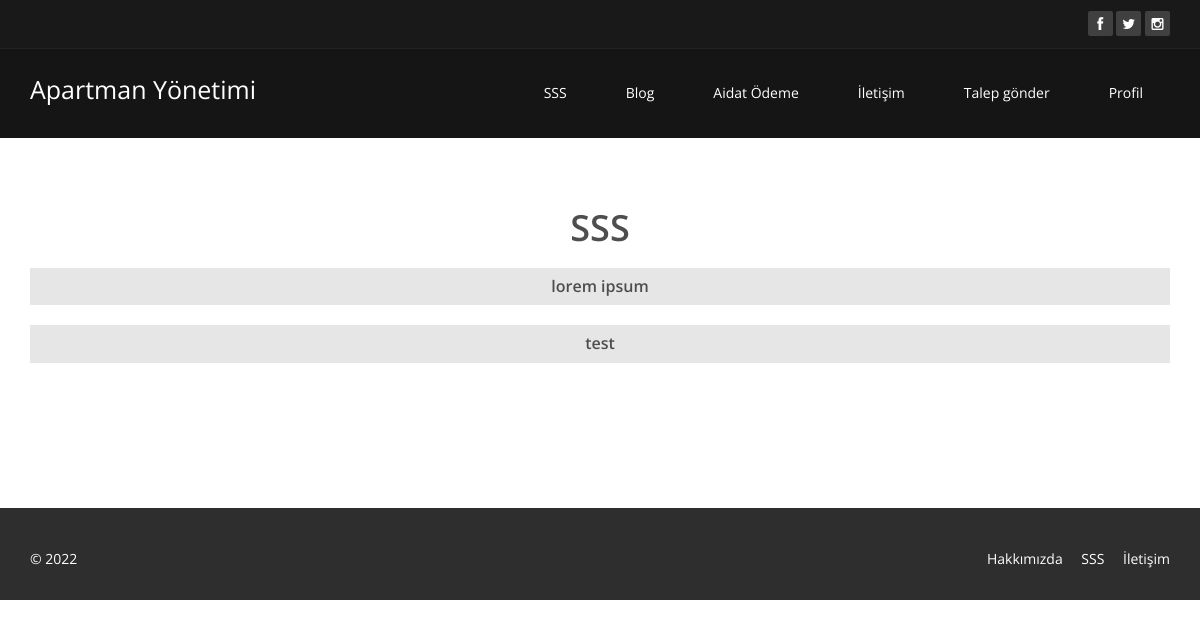
Screenshot of /faq/ with the database file from the repository.
### core/models.py (models this page shows, shortened)
class Setting(models.Model):
    id = models.UUIDField(primary_key=True,default=uuid.uuid4)
    title = models.CharField(max_length=20)
    keywords = models.CharField(max_length=100,null=True)
    description = models.TextField(null=True)
    company = models.CharField(max_length=20)
    address = models.CharField(max_length=20)
    phone = models.CharField(max_length=20)
    fax = models.CharField(max_length=20)
    email = models.CharField(max_length=20)
    facebook = models.CharField(max_length=50)
    instagram = models.CharField(max_length=50)
    twitter = models.CharField(max_length=50)
    aboutus = 'about-us'
    contact = 'contact'
    references = 'references'
    status = models.BooleanField(default=True)

class Faq(models.Model):
    id = models.UUIDField(primary_key=True,default=uuid.uuid4)
    question = models.TextField()
    answer = models.TextField()
    status = models.BooleanField()
    created_at = models.DateTimeField(default=datetime.now)
    updated_at = models.DateTimeField(default=datetime.now)

### core/views.py (the view)
# urls.py: path('faq/',views.faq, name='faq'),
def faq(request):
    faqs = Faq.objects.all()
    return render(request,'faq.html',{'faqs':faqs,'setting' :setting})

### templates/faq.html (shortened to what this page needs)
{% load static %}
<!DOCTYPE html>
<html lang="en">
<head>
	<link rel="stylesheet" href="https://maxcdn.bootstrapcdn.com/bootstrap/3.4.1/css/bootstrap.min.css">
	<link href="{% static 'css/bootstrap.min.css' %}" rel="stylesheet">
	<link href="{% static 'css/font-awesome.min.css' %}" rel="stylesheet">
	<link href="{% static 'css/animate.min.css' %}" rel="stylesheet">
	<link href="{% static 'css/prettyPhoto.css' %}" rel="stylesheet">
	<link href="{% static 'css/main.css' %}" rel="stylesheet">
	<link href="{% static 'css/responsive.css' %}" rel="stylesheet">
</head>
<body>
		{% include 'menu.html' %}
		{% block content %}
    <section id="about-us">
        <div class="container">
			<div class="center wow fadeInDown">
				<h2>SSS</h2>
				<div id="faq" role="tablist" aria-multiselectable="false">
					{% for faq in faqs %}
					<div class="panel panel-default">
						<div class="panel-heading" role="tab" id="{{faq.id}}]">
							<h5 class="panel-title">
								<a data-toggle="collapse" data-parent="#faq" href="#{{faq.id}}" aria-expanded="false"
									aria-controls="{{faq.question}}">
									{{faq.question}}
								</a>
							</h5>
						</div>
					</div>
				</div>
				{% endfor %}
			</div>
    </section>
{% include 'footer.html' %}
</body>
</html>
{% endblock %}

### templates/menu.html (shortened to what this page needs)
{% load static %}
<!DOCTYPE html>
<html lang="en">
<head>
    <link rel="stylesheet" href="https://maxcdn.bootstrapcdn.com/bootstrap/3.4.1/css/bootstrap.min.css">
    <link href="{% static 'css/bootstrap.min.css' %}" rel="stylesheet">
    <link href="{% static 'css/font-awesome.min.css' %}" rel="stylesheet">
    <link href="{% static 'css/animate.min.css' %}" rel="stylesheet">
    <link href="{% static 'css/prettyPhoto.css' %}" rel="stylesheet">
    <link href="{% static 'css/main.css' %}" rel="stylesheet">
    <link href="{% static 'css/responsive.css' %}" rel="stylesheet">
</head>
<body>
        <header id="header">
            <div class="top-bar">
                <div class="container">
                    <div class="row">
                        <div class="col-sm-6 col-xs-4">
                        </div>
                        <div class="col-sm-6 col-xs-8">
                            <div class="social">
                                <ul class="social-share">
                                    <li><a href="{{setting.facebook}}"><i class="fa fa-facebook"></i></a></li>
                                    <li><a href="{{setting.twitter}}"><i class="fa fa-twitter"></i></a></li>
                                    <li><a href="{{setting.instagram}}"><i class="fa fa-instagram"></i></a></li>
                                </ul>
                            </div>
                        </div>
                    </div>
                </div>
            </div>
            <nav class="navbar navbar-inverse" role="banner">
                <div class="container">
                    <div class="navbar-header">
                        <a class="navbar-brand" style="font-size:25px" href="/">{{setting.title}}</a>
                    </div>
                    <div class="collapse navbar-collapse navbar-right">
                        <ul class="nav navbar-nav">
                            <li><a href="{% url 'faq' %}">SSS</a></li>
                            <li><a href="{% url 'blog' %}">Blog</a></li>
                            <li><a href="{% url 'payment' %}">Aidat Ödeme</a></li>
                            <li><a href="{% url 'contact' %}">İletişim</a></li>
                            <li><a href="{% url 'request' %}">Talep gönder</a></li>
                            <li><a href="{% url 'account' %}">Profil</a></li>
                        </ul>
                    </div>
                </div>
            </nav>
        </header>
</body>

### staticfiles/css/main.css (style rules this page uses)
body { background: #fff; font-family: 'Open Sans', sans-serif; color:#4e4e4e; line-height: 22px; }
h1, h2, h3, h4, h5, h6 { font-weight: 600; font-family: 'Open Sans', sans-serif; color:#4e4e4e; }
h2 { font-size: 20px; }
a { color: #c52d2f; -webkit-transition: color 300ms, background-color 300ms; -moz-transition: color 300ms, background-color 300ms; -o-transition: color 300ms, background-color 300ms; transition: color 300ms, background-color 300ms; }
.center h2 { font-size: 36px; margin-top: 0; margin-bottom: 20px; }
body > section { padding: 70px 0; }
.center { text-align: center; padding-bottom: 55px; }
.navbar>.container .navbar-brand { margin-left: 0; }
.top-bar { padding: 10px 0; background: #191919; border-bottom: 1px solid #222; line-height: 28px; }
.social { text-align: right; }
.social-share { display: inline-block; list-style: none; padding: 0; margin: 0; }
ul.social-share li { display: inline-block; }
ul.social-share li a { display: inline-block; color: #fff; background: #404040; width: 25px; height: 25px; line-height: 25px; text-align: center; border-radius: 2px; }
.navbar-brand { padding: 0; margin:0; }
.navbar { border-radius: 0; margin-bottom: 0; background: #151515; padding: 15px 0; padding-bottom: 0; }
.navbar-nav { margin-top: 12px; }
.navbar-nav>li { margin-left: 35px; padding-bottom: 28px; }
.navbar-inverse .navbar-nav > li > a { padding: 5px 12px; margin: 0; border-radius: 3px; color: #fff; line-height: 24px; display: inline-block; }
.navbar-inverse { border: none; }
.navbar-inverse .navbar-brand { font-size: 36px; line-height: 50px; color: #fff; }
.navbar-inverse .navbar-collapse, .navbar-inverse .navbar-form { border-top: 0; padding-bottom: 0; }
.panel-default { border-color: transparent; }
.panel-default>.panel-heading, .panel { background-color: #e6e6e6; border:0 none; box-shadow:none; }
.panel-heading { border-radius: 0; }
.panel-title>a { color: #4e4e4e; }

### rows the page displays
Setting: title "Apartman Yönetimi"
Faq: question "lorem ipsum"
Faq: question "test"
